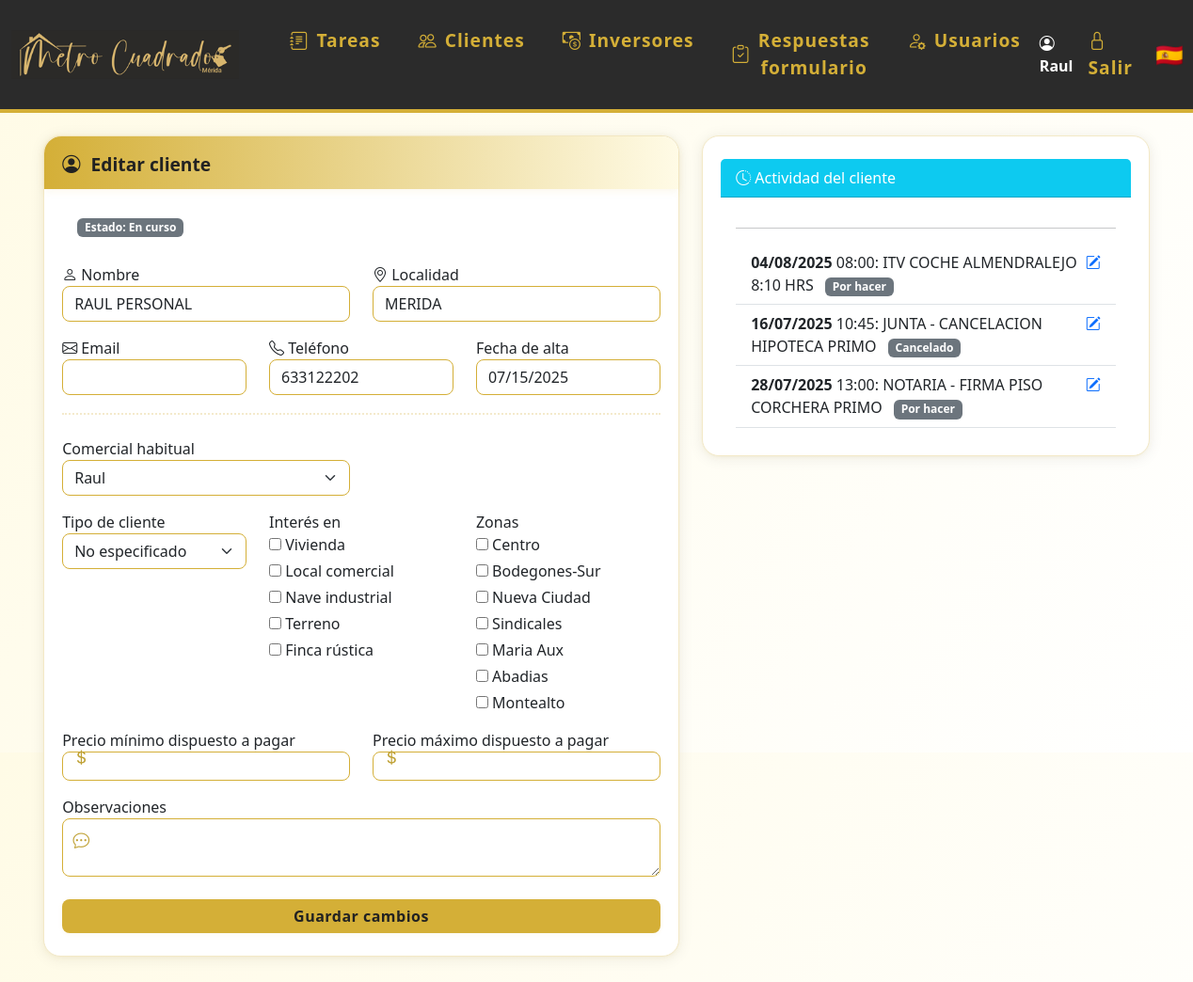
The app's page /editar_cliente/25 (signed in) with its own data.
### models.py (models this page shows)
class Usuario(UserMixin, db.Model):
    id = db.Column(db.Integer, primary_key=True)
    nombre = db.Column(db.String(80), unique=True, nullable=False)
    password = db.Column(db.String(200), nullable=False)
    es_admin = db.Column(db.Boolean, default=False)
    color = db.Column(db.String(7), nullable=True, default='#3788d8') # Color en formato hex, e.g., #RRGGBB
    email = db.Column(db.String(120), unique=True, nullable=True)
    telefono = db.Column(db.String(20), unique=True, nullable=True)
    activo = db.Column(db.Boolean, default=True)  # Nuevo campo para desactivar usuario
    notificar_email = db.Column(db.Boolean, default=True)
    notificar_telegram = db.Column(db.Boolean, default=False)
    chat_id_telegram = db.Column(db.String(32), nullable=True)
    eventos = db.relationship('Evento', backref='usuario', lazy=True)
    tareas = db.relationship('Tarea', back_populates='usuario')

class Cliente(db.Model):
    id = db.Column(db.Integer, primary_key=True)
    nombre = db.Column(db.String(120), nullable=False)
    email = db.Column(db.String(120), unique=True, nullable=True)
    telefono = db.Column(db.String(20), unique=True)
    estado = db.Column(db.String(20), nullable=False, default='en_curso') # en_curso, ha_comprado, cancelado
    localidad = db.Column(db.String(120), nullable=True)
    observaciones = db.Column(db.Text, nullable=True)
    tipo_cliente = db.Column(db.String(50), nullable=True)
    interes = db.Column(db.Text, nullable=True)
    zonas = db.Column(db.Text, nullable=True)
    precio_min = db.Column(db.Integer, nullable=True)
    precio_max = db.Column(db.Integer, nullable=True)
    encuesta_enviada = db.Column(db.Boolean, default=False)
    comercial_id = db.Column(db.Integer, db.ForeignKey('usuario.id'), nullable=True)
    fecha_creacion = db.Column(db.DateTime, default=datetime.utcnow)
    activo = db.Column(db.Boolean, default=True)  # Nuevo campo para desactivar cliente
    eventos = db.relationship('Evento', backref='cliente', lazy=True)
    tareas = db.relationship('Tarea', back_populates='cliente')
    visto_por = db.Column(db.Integer, db.ForeignKey('cliente.id'), nullable=True)

class Tarea(db.Model):
    id = db.Column(db.Integer, primary_key=True)
    usuario_id = db.Column(db.Integer, db.ForeignKey('usuario.id'))
    cliente_id = db.Column(db.Integer, db.ForeignKey('cliente.id'))
    fecha = db.Column(db.Date, nullable=False)
    hora = db.Column(db.Time, nullable=True)
    comentario = db.Column(db.Text)
    resolucion = db.Column(db.Text)
    estado = db.Column(db.String(20), nullable=False, default='por_hacer')  # por_hacer, ha_comprado, ha_alquilado, cancelado
    cliente = db.relationship('Cliente', back_populates='tareas')
    usuario = db.relationship('Usuario', back_populates='tareas')

### app.py (the view, shortened to what this page needs)
@app.route('/editar_cliente/<int:cliente_id>', methods=['GET', 'POST'])
@login_required
def editar_cliente(cliente_id):
    cliente = Cliente.query.get_or_404(cliente_id)
    form = CrearClienteForm(obj=cliente)
    form.comercial_id.choices = [(0, 'Sin comercial')] + [(u.id, u.nombre) for u in Usuario.query.all()]
    if request.method == 'GET':
        form.comercial_id.data = cliente.comercial_id or 0
        form.interes.data = cliente.interes.split(',') if cliente.interes else []
        form.zonas.data = cliente.zonas.split(',') if cliente.zonas else []
    tareas_cliente = cliente.tareas if hasattr(cliente, 'tareas') else []
    return render_template('editar_cliente.html', form=form, cliente=cliente, tareas_cliente=tareas_cliente)

### app.py (called while the page is built)
@login_manager.user_loader
def load_user(user_id):
    return Usuario.query.get(int(user_id))

### templates/editar_cliente.html (shortened to what this page needs)
{% extends 'base.html' %}
{% block content %}
<div class="container" style="max-width:1200px;">
  <div class="row">
    <div class="col-md-7">
      <div class="card mb-3">
        <div class="card-header-gradient">
          <span class="icon"><i class="bi bi-person-circle"></i></span> Editar cliente
        </div>
        <div class="mb-2" style="padding: 0.5rem 1rem 0 1rem;">
          <span class="badge bg-secondary">Estado: {{ cliente.estado.replace('_', ' ').capitalize() }}</span>
        </div>
        <form method="POST" style="padding:1.2rem 0 0 0;">
            <div class="row mb-3">
              <div class="col-6">
                <span class="icon"><i class="bi bi-person"></i></span>
                <label for="nombre">{{ form.nombre.label.text }}</label>
                {{ form.nombre(class_='form-control' + (' is-invalid' if form.nombre.errors else ''), autocomplete='name', id='nombre') }}
              </div>
              <div class="col-6">
                <span class="icon"><i class="bi bi-geo-alt"></i></span>
                <label for="localidad">{{ form.localidad.label.text }}</label>
                {{ form.localidad(class_='form-control' + (' is-invalid' if form.localidad.errors else ''), autocomplete='address-level2', id='localidad') }}
              </div>
            </div>
            <div class="row mb-3">
              <div class="col-4">
                <span class="icon"><i class="bi bi-envelope"></i></span>
                <label for="email">{{ form.email.label.text }}</label>
                {{ form.email(class_='form-control' + (' is-invalid' if form.email.errors else ''), autocomplete='email', id='email') }}
              </div>
              <div class="col-4">
                <span class="icon"><i class="bi bi-telephone"></i></span>
                <label for="telefono">{{ form.telefono.label.text }}</label>
                {{ form.telefono(class_='form-control' + (' is-invalid' if form.telefono.errors else ''), autocomplete='tel', id='telefono') }}
              </div>
              <div class="col-4">
                <label for="fecha_creacion">{{ form.fecha_creacion.label.text }}</label>
                {{ form.fecha_creacion(class_='form-control', readonly=true, autocomplete='off', id='fecha_creacion') }}
              </div>
            </div>
            <hr class="decor-sep">
            <div class="row mb-3">
              <div class="col-6">
                {{ form.comercial_id.label }}
                {{ form.comercial_id(class_='form-select') }}
              </div>
            </div>
            <div class="row mb-3">
              <div class="col-md-4">
                {{ form.tipo_cliente.label }}
                {{ form.tipo_cliente(class_='form-select') }}
              </div>
              <div class="col-md-4">
                {{ form.interes.label }}<br>
                <div style="display:flex;flex-direction:column;gap:4px;">
                  {% for subfield in form.interes %}
                    <label style="font-weight:normal;">
                      {{ subfield() }} {{ subfield.label.text }}
                    </label>
                  {% endfor %}
                </div>
              </div>
              <div class="col-md-4">
                {{ form.zonas.label }}<br>
                <div style="display:flex;flex-direction:column;gap:4px;">
                  {% for subfield in form.zonas %}
                    <label style="font-weight:normal;">
                      {{ subfield() }} {{ subfield.label.text }}
                    </label>
                  {% endfor %}
                </div>
              </div>
            </div>
            <div class="row mb-3">
              <div class="col-6">
                <div class="input-icon">
                  <span class="icon"></span>
                  {{ form.precio_min.label }}
                  {{ form.precio_min(class_='form-control form-control-sm', step='1', value=form.precio_min.data if form.precio_min.data is not none else '') }}
                </div>
              </div>
              <div class="col-6">
                <div class="input-icon">
                  <span class="icon"></span>
                  {{ form.precio_max.label }}
                  {{ form.precio_max(class_='form-control form-control-sm', step='1', value=form.precio_max.data if form.precio_max.data is not none else '') }}
                </div>
              </div>
            </div>
            <div class="input-icon mb-3">
                <span class="icon"></span>
                {{ form.observaciones.label }}
                {{ form.observaciones(class_='form-control') }}
            </div>
            <button type="submit" class="btn btn-success w-100 mt-2">Guardar cambios</button>
        </form>
      </div>
    </div>
    <div class="col-md-5">
      <div class="card">
        <div class="card-header bg-info text-white">
          <i class="bi bi-clock-history"></i> Actividad del cliente
        </div>
        <div class="card-body" style="max-height:250px;overflow:auto;">
          <hr>
          {% if tareas_cliente and tareas_cliente|length > 0 %}
            <ul class="list-group list-group-flush">
              {% for tarea in tareas_cliente %}
                <li class="list-group-item d-flex justify-content-between align-items-start">
                  <div>
                    <strong>{{ tarea.fecha.strftime('%d/%m/%Y') }}</strong>
                    {% if tarea.hora %} {{ tarea.hora.strftime('%H:%M') }}{% endif %}:
                    {{ tarea.comentario }}
                    <span class="badge bg-secondary ms-2">{{ tarea.estado.replace('_', ' ').capitalize() }}</span>
                  </div>
                  <a href="{{ url_for('editar_tarea', tarea_id=tarea.id) }}" class="ms-2" title="Editar tarea"><i class="bi bi-pencil-square"></i></a>
                </li>
              {% endfor %}
            </ul>
          {% else %}
            <div class="text-muted">No hay tareas registradas para este cliente.</div>
          {% endif %}
        </div>
      </div>
    </div>
  </div>
</div>
{% endblock %}

### templates/base.html (shortened to what this page needs)
<!DOCTYPE html>
<html lang="es">
<head>
    <link rel="stylesheet" href="https://cdn.jsdelivr.net/npm/bootstrap@5.3.0/dist/css/bootstrap.min.css">
    <link rel="stylesheet" href="{{ url_for('static', filename='estilos.css') }}">
    <link rel="stylesheet" href="https://cdn.jsdelivr.net/npm/bootstrap-icons@1.10.5/font/bootstrap-icons.css">
</head>
<body class="d-flex flex-column vh-100">
{% if request.path != '/login' %}
<nav class="navbar navbar-expand-lg mb-4">
  <div class="container-fluid">
    <a class="navbar-brand d-flex align-items-center" href="/">
      <img src="{{ url_for('static', filename='logoraul.png') }}" alt="Logo" style="height:90px;margin-right:18px;">
    </a>
    <div class="collapse navbar-collapse" id="navbarNav">
      <ul class="navbar-nav me-auto mb-2 mb-lg-0">
        <li class="nav-item mx-1">
          <a class="nav-link btn btn-outline-success rounded-pill px-3 d-flex align-items-center gap-2" href="/">
            <i class="bi bi-journal-text"></i> Tareas
          </a>
        </li>
        <li class="nav-item mx-1">
          <a class="nav-link btn btn-outline-primary rounded-pill px-3 d-flex align-items-center gap-2" href="/clientes">
            <i class="bi bi-people"></i> Clientes
          </a>
        </li>
        <li class="nav-item mx-1">
          <a class="nav-link btn btn-outline-danger rounded-pill px-3 d-flex align-items-center gap-2" href="/inversores">
            <i class="bi bi-cash-coin"></i> Inversores
          </a>
        </li>
        {% if current_user.is_authenticated %}
        <li class="nav-item mx-1">
          <a class="nav-link btn btn-outline-secondary rounded-pill px-3 d-flex align-items-center gap-2" href="/respuestas_formulario">
            <i class="bi bi-clipboard-check"></i> Respuestas formulario
          </a>
        </li>
        {% endif %}
        {% if current_user.is_authenticated and current_user.es_admin %}
        <li class="nav-item mx-1">
          <a class="nav-link btn btn-outline-dark rounded-pill px-3 d-flex align-items-center gap-2" href="/usuarios">
            <i class="bi bi-person-gear"></i> Usuarios
          </a>
        </li>
        {% endif %}
      </ul>
      <ul class="navbar-nav align-items-center">
        {% if current_user.is_authenticated %}
        <li class="nav-item me-2">
          <span class="navbar-text fw-bold text-white"><i class="bi bi-person-circle"></i> {{ current_user.nombre }}</span>
        </li>
        <li class="nav-item"><a class="nav-link" href="/logout" title="Salir"><span class="bi bi-lock"></span> Salir</a></li>
        {% else %}
        <li class="nav-item"><a class="nav-link" href="/login" title="Entrar"><span class="bi bi-lock"></span> Entrar</a></li>
        {% endif %}
        <li class="nav-item ms-3"><span class="fs-4">🇪🇸</span></li>
      </ul>
    </div>
  </div>
</nav>
{% endif %}
<div class="flex-grow-1 d-flex flex-column px-4" style="width:100vw;">
    {% block content %}{% endblock %}
</div>
</body>
</html>

### static/estilos.css (style rules this page uses)
body { background: linear-gradient(120deg, #fffbe6 0%, #fff 100%); font-family: 'Segoe UI', 'Arial', sans-serif; color: #222; }
.navbar { background: #2b2b2b !important; border-bottom: 4px solid #d4af37; }
.navbar-brand, .navbar-nav .nav-link { color: #d4af37 !important; font-weight: 600; font-size: 1.2rem; letter-spacing: 1px; }
.navbar-brand img { height: 40px; margin-right: 10px; }
.btn-primary, .btn-success { background: #d4af37; border: none; color: #222; font-weight: 600; border-radius: 8px; box-shadow: 0 1px 4px rgba(212,175,55,0.10), 0 0 0 0 #d4af37; letter-spacing: 0.5px; transition: background 0.2s, color 0.2s, box-shadow 0.2s; }
.card { background: #fff; border-radius: 18px; box-shadow: 0 2px 16px rgba(34,34,34,0.08), 0 1.5px 4px rgba(212,175,55,0.08); padding: 1.5rem 1.2rem; margin-bottom: 1.5rem; border: 1px solid #f3e9c7; transition: box-shadow 0.25s, transform 0.18s; }
.container { padding-bottom: 2.5rem; }
.form-control, .form-select { border-radius: 8px; border: 1.5px solid #d4af37; box-shadow: none; transition: border 0.2s, box-shadow 0.2s; }
.card-header-gradient { background: linear-gradient(90deg, #d4af37 0%, #fffbe6 100%); border-top-left-radius: 18px; border-top-right-radius: 18px; padding: 1rem 1.2rem 0.7rem 1.2rem; margin: -1.5rem -1.2rem 1.2rem -1.2rem; color: #222; font-weight: 700; font-size: 1.2rem; display: flex; align-items: center; gap: 0.7rem; box-shadow: 0 2px 8px rgba(212,175,55,0.10); }
.input-icon { position: relative; }
.input-icon input, .input-icon select { padding-left: 2.2rem !important; }
.input-icon .icon { position: absolute; left: 0.7rem; top: 55%; transform: translateY(-50%); color: #bfa134; font-size: 1.1em; pointer-events: none; }
.decor-sep { border: none; border-top: 2px dotted #d4af37; margin: 1.2rem 0 1.5rem 0; }

### records on screen
Usuario: nombre "Raul"
Cliente: estado.replace "En curso", nombre "RAUL PERSONAL", localidad "MERIDA", telefono "633122202", fecha_creacion "07/15/2025", comercial_id "Raul", tipo_cliente "No especificado"
Tarea: fecha "04/08/2025", hora "08:00", comentario "ITV COCHE ALMENDRALEJO 8:10 HRS", estado.replace "Por hacer"
Tarea: fecha "16/07/2025", hora "10:45", comentario "JUNTA - CANCELACION HIPOTECA PRIMO", estado.replace "Cancelado"
Tarea: fecha "28/07/2025", hora "13:00", comentario "NOTARIA - FIRMA PISO CORCHERA PRIMO", estado.replace "Por hacer"

### other values on screen
{{ subfield.label.text }} "Vivienda" "Local comercial" "Nave industrial" "Terreno" "Finca rústica"
{{ subfield.label.text }} "Centro" "Bodegones-Sur" "Nueva Ciudad" "Sindicales" "Maria Aux" "Abadias" "Montealto"
